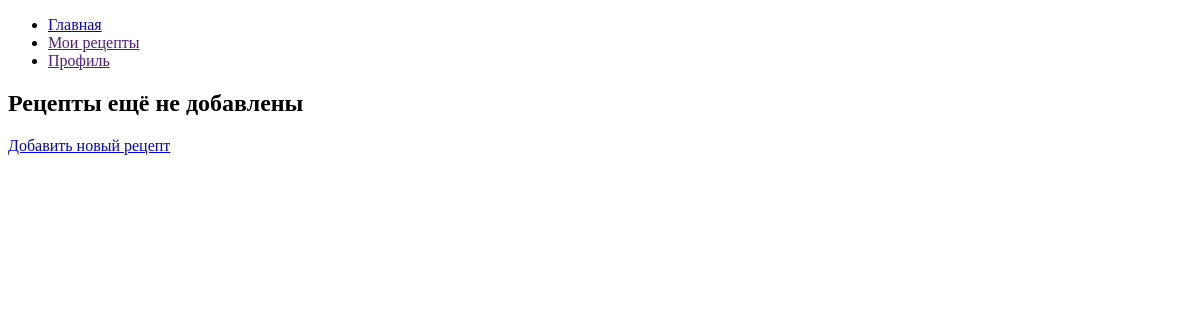
Page /recipe-and-product/recipts/ on the earlier database version.
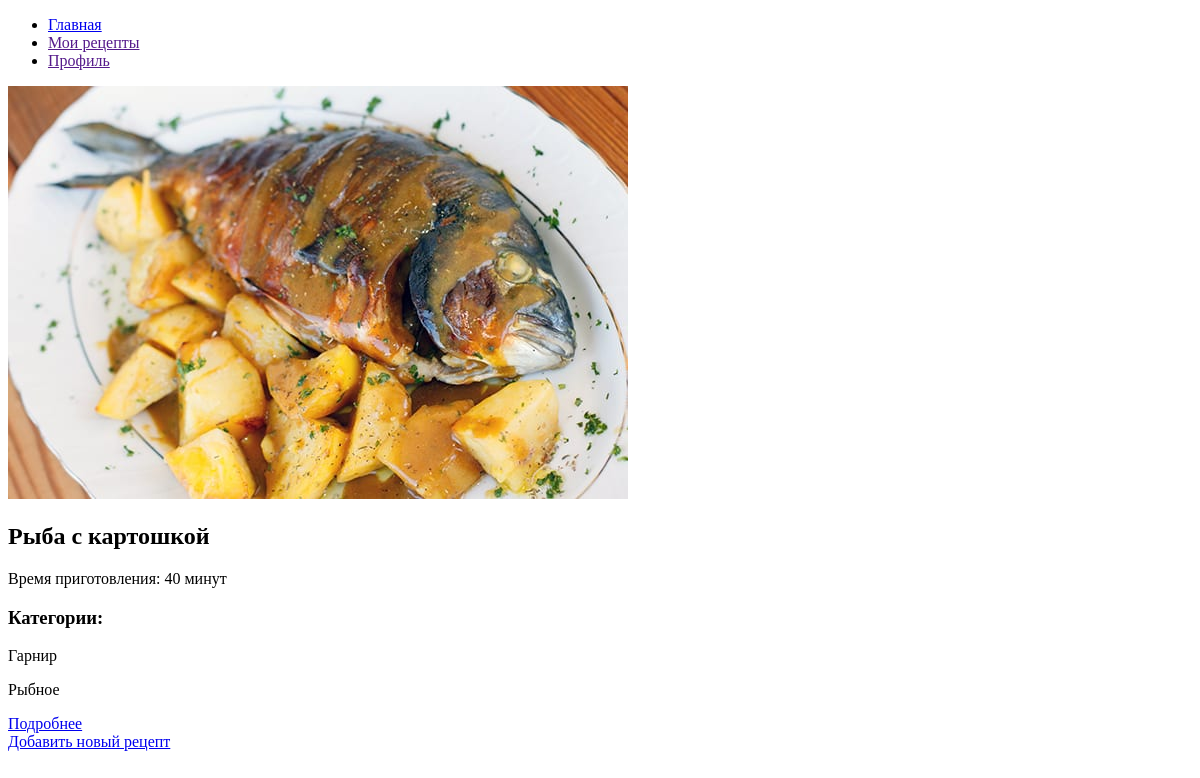
Same page on the later database version.
### RecipeAndProduct/models.py (models this page shows, shortened)
class Recipe(models.Model):
    name = models.CharField(max_length=30,blank=True)
    discription  = models.TextField(null=False,blank=True)
    cooking_steps = models.TextField(null=False,blank=True)
    cooking_time = models.PositiveSmallIntegerField(default=0)
    image_dish  = models.ImageField(null=True, blank=True, upload_to=image_path_name)
    catigory_recipe = models.ManyToManyField(CatigoryRecipe, related_name='catigory_recipe')
    products = models.ManyToManyField(Products, related_name='products')

class CatigoryRecipe(models.Model):
    name = models.CharField(max_length=50,blank=True)

### RecipeAndProduct/views.py (the view)
# urls.py: path('recipts/', RecipeListView.as_view(), name = 'recipt-list'),
class RecipeListView(ListView):
    template_name = "RecipeAndProduct/recipe_list.html"
    queryset = (
        Recipe.objects
        .prefetch_related('catigory_recipe',)
        .all()
    )
    context_object_name = 'listrecipte'

### RecipeAndProduct/templates/RecipeAndProduct/recipe_list.html (shortened to what this page needs)
{%extends 'RecipeAndProduct/base_R&P.html'%}
{% block body %}
    <section>
        {% if listrecipte %}
            {% for recept in listrecipte %}
                <div>
                    {% if recept.image_dish %}
                        <img src="{{ recept.image_dish.url }}" alt="{{recept.name}}">
                    {% endif%}
                    <div>
                        <h1>{{recept.name}}</h1>
                        <p>Время приготовления: {{recept.cooking_time}} минут</p>
                         <h3>Категории:</h3>
                        {%for cat in recept.catigory_recipe.all%}
                            <p>{{ cat.name }}</p>
                        {%endfor%}
                    </div>
                    <a href="{% url 'RecipeAndProduct:recipt-ditails' pk=recept.pk%}">Подробнее</a>
                </div>
            {% endfor %}
             <div>
                  <a href="{% url 'RecipeAndProduct:recipt-add'%}">Добавить новый рецепт</a>
             </div>
        {%else%}
            <h2>Рецепты ещё не добавлены</h2>
            <div>
              <a href="{% url 'RecipeAndProduct:recipt-add'%}">Добавить новый рецепт</a>
            </div>
        {%endif%}
    </section>
{% endblock %}

### RecipeAndProduct/templates/RecipeAndProduct/base_R&P.html (shortened to what this page needs)
<!DOCTYPE html>
<html lang="en">
<head>
</head>
<body>
    <nav>
        <ul>
            <li>
                <a href="{%url 'RecipeAndProduct:recipt-list'%}">Главная</a>
            </li>
            <li>
                <a href="">Мои рецепты</a>
            </li>
            <li>
                <a href="">Профиль</a>
            </li>
        </ul>
    </nav>
    {% block body %}
    {% endblock %}
</body>
</html>

Differences in the rows shown:
added Recipe: image_dish (picture), name "Рыба с картошкой", cooking_time "40"
added CatigoryRecipe: name "Гарнир"
added CatigoryRecipe: name "Рыбное"
Other differences:
text no longer shown: "Рецепты ещё не добавлены"
